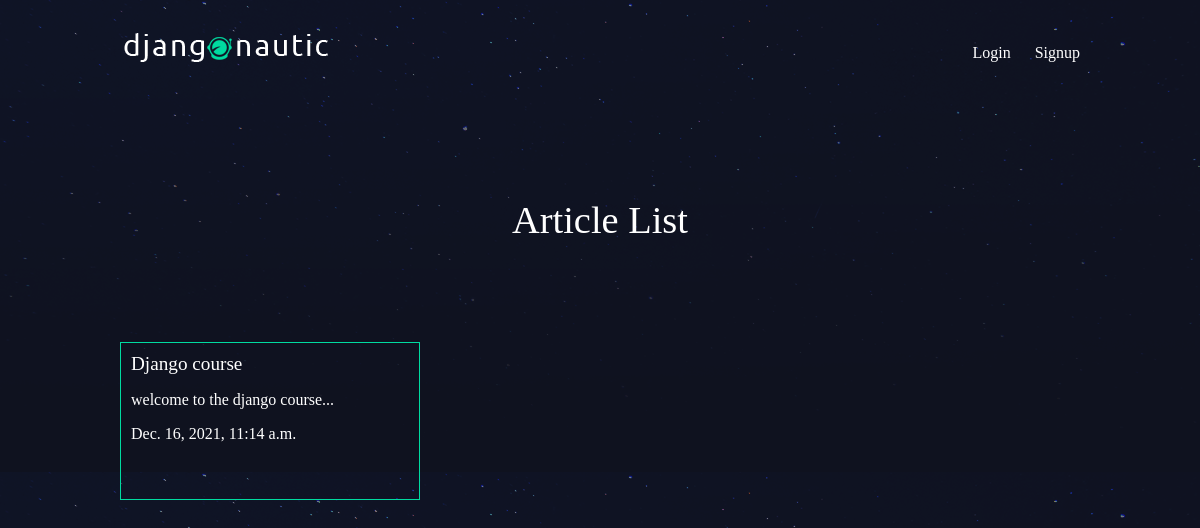
The app's page /articles/ with its own data.
### articles/models.py (models this page shows, shortened)
class Article(models.Model):
    title = models.CharField(max_length=100)
    slug = models.SlugField()
    body = models.TextField()
    date = models.DateTimeField(auto_now_add=True)
    thumb = models.ImageField(default='default.png', blank=True)
    author = models.ForeignKey(User, on_delete=models.CASCADE, default=None)
    def snippet(self):
        return self.body[:50] + '...'

### articles/views.py (the view)
def article_list(request):
    articles = Article.objects.all().order_by('date')
    return render(request, 'articles/index.html', {
        'articles':articles
    })

### articles/templates/articles/index.html
{% extends 'layout.html' %}
{% block content %}
  <h1>Article List</h1>
  <div class="articles">
    {% for article in articles %}
    <div class="article">
      <h2><a href="{% url 'articles:details' slug=article.slug %}">{{ article.title }}</a></h2>
      <p>{{ article.snippet }}</p>
      <p>{{ article.date }}</p>
    </div>
    {% endfor %}
  </div>
{% endblock %}

### assets/styles.css (style rules this page uses)
body { background-color: #0f121f; background-image: url(/static/stars.png); color: #fff; }
body * { font-family: Ubuntu; }
h1, h2, h3, h4, h5 { font-weight: normal; margin: 0; }
a, a:hover, a:visited { color: #fff; text-decoration: none; }
div.wrapper > h1 { text-align: center; margin: 100px auto; font-size: 2.4em }
.articles { display: grid; grid-template-columns: 1fr 1fr 1fr; grid-gap: 30px; }
.article { padding: 10px; border: 1px solid #00dba0; position: relative; padding-bottom: 40px; }
.article h2 { font-size: 1.2em; }

### records on screen
Article: title "Django course", snippet "welcome to the django course...", date "Dec. 16, 2021, 11:14 a.m."
